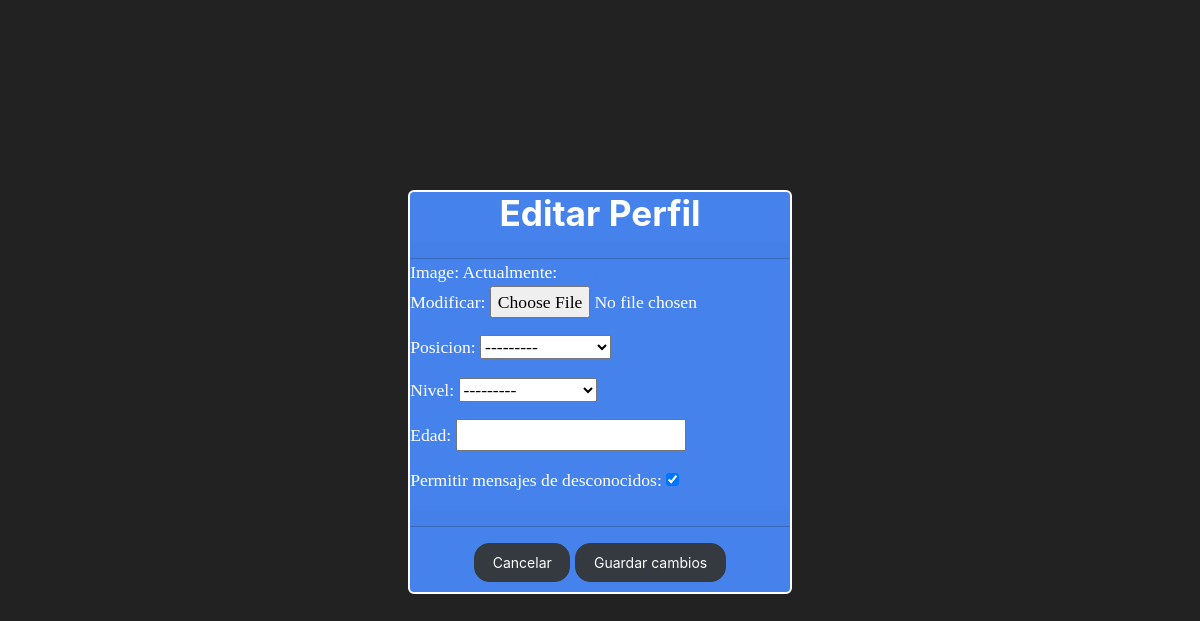
The app's page /profile-edit/pablo2/ (signed in) with its own data.
### sitio/models.py (models this page shows, shortened)
class Profile(models.Model):
    user = models.OneToOneField(User, on_delete=models.CASCADE, null=True, blank=True)
    image = models.ImageField(upload_to="Profiles_Images", default='user.png')
    posicion = models.ForeignKey(Posicion, on_delete=models.CASCADE, null=True, blank=True)
    nivel = models.ForeignKey(Nivel, on_delete=models.CASCADE, null=True, blank=True)
    edad = models.IntegerField(null=True, blank=True, validators=[MinValueValidator(1)])
    estado = models.CharField(max_length=50, default='activo')
    permitir_mensajes_de_desconocidos = models.BooleanField(default=True)

### sitio/views.py (the view)
# urls.py: path('profile-edit/<str:username>/', views.profile_edit),
@login_required
def profile_edit(request, username=None):
    user = User.objects.get(username=username)
    profile = Profile.objects.get(user=user)
    if request.user != user:
        return redirect('profile', username=username)
    if request.method == "POST":
        form = ProfileEditForm(request.POST,  request.FILES, instance=profile)
        if form.is_valid():
            form.save()
            return redirect('profile', username=username)
    else:
        form = ProfileEditForm(instance=profile)
    return render(request, 'profile_edit.html', {'form': form})

### sitio/forms.py
class ProfileEditForm(forms.ModelForm):
    class Meta:
        model = Profile
        fields = ['image', 'posicion', 'nivel', 'edad', 'permitir_mensajes_de_desconocidos']

### sitio/models.py (called while the page is built)
    def __str__(self):
        return self.nombre

    def __str__(self):
        return self.nombre

### sitio/templates/profile_edit.html (shortened to what this page needs)
{% extends 'base.html' %}
{% load static %}
{% block content %}
<div class="container d-flex justify-content-center align-items-center" style="height: 100vh;">
    <div class="card text-white bg-primary mb-3" style="border: 2px solid white;">
        <h2 class="text-center">Editar Perfil</h2>
        <div class="card-header text-center"></div>
        <form method="post" class="register-form" enctype="multipart/form-data" id="profile-edit-form">
            {{ form.as_p }}
            <div class="card-header text-center display-4"></div>
                <div class="text-center mt-3">
                  <button type="button" class="btn btn-dark btn-block" id="cancel-button">Cancelar</button>
                  <button type="submit" class="btn btn-dark">Guardar cambios</button>
                </div>
        </form>
    </div>
</div>
{% endblock %}

### templates/base.html (style rules this page uses)
body { background-color: #222; color: white; }

### records on screen
Profile: posicion "---------", nivel "---------", permitir_mensajes_de_desconocidos "☑"
